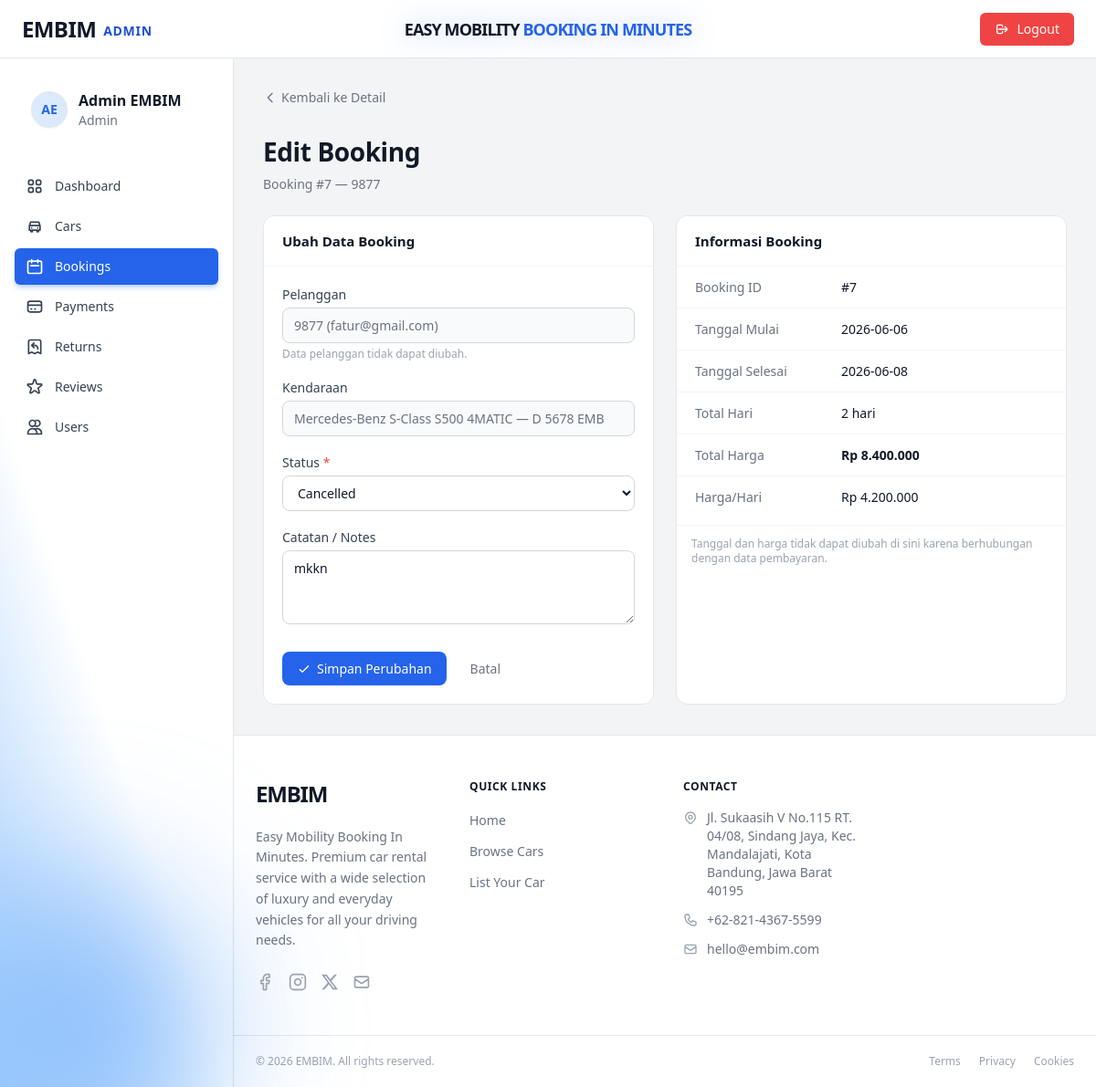
Screenshot of /admin/index.php?page=edit_booking&id=7 (signed in) with the database file from the repository.
### tables this page shows
CREATE TABLE `bookings` (
  `id` int(11) NOT NULL,
  `user_id` int(11) NOT NULL,
  `car_id` int(11) NOT NULL,
  `start_date` date NOT NULL,
  `end_date` date NOT NULL,
  `total_days` smallint(6) NOT NULL DEFAULT 1,
  `total_price` decimal(14,2) NOT NULL,
  `status` enum('pending','confirmed','ongoing','completed','cancelled') DEFAULT 'pending',
  `notes` text DEFAULT NULL,
  `identity_photo` varchar(255) DEFAULT NULL,
  `payment_method` enum('transfer_bank_bri','transfer_bank_mandiri','shopeepay','dana','ovo','gopay','transfer_bank_bni','transfer_bank_bca','transfer_bank_seabank') DEFAULT NULL,
  `payment_status` enum('unpaid','paid','refunded') DEFAULT 'unpaid',
  `payment_proof` varchar(255) DEFAULT NULL,
  `paid_at` datetime DEFAULT NULL,
  `created_at` datetime DEFAULT current_timestamp(),
  `updated_at` datetime DEFAULT current_timestamp() ON UPDATE current_timestamp()
);

CREATE TABLE `users` (
  `id` int(11) NOT NULL,
  `full_name` varchar(100) NOT NULL,
  `email` varchar(150) NOT NULL,
  `password` varchar(255) NOT NULL COMMENT 'bcrypt hash',
  `phone` varchar(20) DEFAULT NULL,
  `address` text DEFAULT NULL,
  `role` enum('admin','user') NOT NULL DEFAULT 'user',
  `photo_profile` varchar(100) DEFAULT NULL,
  `photo_ktp` varchar(100) DEFAULT NULL,
  `photo_sim` varchar(100) DEFAULT NULL,
  `created_at` datetime NOT NULL DEFAULT current_timestamp(),
  `updated_at` datetime NOT NULL DEFAULT current_timestamp() ON UPDATE current_timestamp()
);

CREATE TABLE `cars` (
  `id` int(11) NOT NULL,
  `brand` varchar(80) NOT NULL,
  `model` varchar(100) NOT NULL,
  `year` year(4) NOT NULL,
  `license_plate` varchar(20) NOT NULL,
  `price_per_day` decimal(12,2) NOT NULL,
  `status` enum('available','booked','maintenance') NOT NULL DEFAULT 'available',
  `transmission` enum('automatic','manual') NOT NULL DEFAULT 'automatic',
  `fuel_type` enum('gasoline','diesel','electric','hybrid') NOT NULL DEFAULT 'gasoline',
  `seats` tinyint(4) NOT NULL DEFAULT 5,
  `description` text DEFAULT NULL,
  `photo` varchar(255) DEFAULT NULL COMMENT 'Nama file gambar di folder assets/images',
  `created_at` datetime NOT NULL DEFAULT current_timestamp(),
  `updated_at` datetime NOT NULL DEFAULT current_timestamp() ON UPDATE current_timestamp()
);

### admin/index.php (called while the page is built, shortened)
<?php
    require_once __DIR__ . '/config/database.php';
    require_once __DIR__ . '/controllers/AdminBookingController.php';
    $page = $_GET['page'] ?? 'dashboard';
    match ($page) {
        'add_car'               => (new DashboardController())->addCar(),
        'edit_car'              => (new DashboardController())->editCar(),
        'delete_car'            => (new DashboardController())->deleteCar(),
        'manage_cars'           => (new DashboardController())->manageCars(),
        'manage_bookings'       => (new AdminBookingController())->manageBookings(),
        'manage_payments'       => (new DashboardController())->managePayments(),
        'payment_detail'        => (new DashboardController())->paymentDetail(),
        'edit_payment'          => (new DashboardController())->editPayment(),
        'booking_detail'        => (new AdminBookingController())->bookingDetail(),
        'edit_booking'          => (new AdminBookingController())->editBooking(),
        'delete_booking'        => (new AdminBookingController())->deleteBooking(),
        'manage_users'          => (new UserController())->manageUsers(),
        'manage_returns'        => (new AdminReturnController())->manageReturns(),
        'add_return'            => (new AdminReturnController())->addReturn(),
        'return_detail'         => (new AdminReturnController())->returnDetail(),
        'edit_return'           => (new AdminReturnController())->editReturn(),
        'delete_return'         => (new AdminReturnController())->deleteReturn(),
        'manage_reviews'        => (new AdminReviewController())->manageReviews(),
        'edit_review'           => (new AdminReviewController())->editReview(),
        'delete_review'         => (new AdminReviewController())->deleteReview(),
        'edit_profile'          => (new ProfileController())->editProfile(),
        default                 => (new DashboardController())->dashboard(),
    };

### admin/config/database.php (called while the page is built, shortened)
<?php
function getPDO(): PDO {
    static $pdo = null;
    if ($pdo === null) {
        $dsn = sprintf('mysql:host=%s;dbname=%s;charset=%s', DB_HOST, DB_NAME, DB_CHARSET);
        $pdo = new PDO($dsn, DB_USER, DB_PASS, [
            PDO::ATTR_ERRMODE            => PDO::ERRMODE_EXCEPTION,
            PDO::ATTR_DEFAULT_FETCH_MODE => PDO::FETCH_ASSOC,
            PDO::ATTR_EMULATE_PREPARES   => false,
        ]);
    }
    return $pdo;
}

### admin/models/BookingModel.php (called while the page is built, shortened)
<?php
require_once __DIR__ . '/../config/database.php';
class BookingModel
{
    private PDO $pdo;
    public function __construct()
    {
        $this->pdo = getPDO();
    }
    public function getBookingById(int $id): ?array
    {
        $stmt = $this->pdo->prepare("
            SELECT
                b.`id`, b.`user_id`, b.`car_id`,
                b.`start_date`, b.`end_date`, b.`total_days`,
                b.`total_price`, b.`status`, b.`notes`,
                b.`created_at`, b.`updated_at`,
                u.`full_name`  AS customer_name,
                u.`email`      AS customer_email,
                u.`phone`      AS customer_phone,
                u.`photo_profile`,
                CONCAT(c.`brand`, ' ', c.`model`) AS car_name,
                c.`license_plate`,
                c.`price_per_day`
            FROM `bookings` b
            JOIN `users` u ON u.`id` = b.`user_id`
            JOIN `cars`  c ON c.`id` = b.`car_id`
            WHERE b.`id` = :id
            LIMIT 1
        ");
        $stmt->execute([':id' => $id]);
        $row = $stmt->fetch();
        return $row ?: null;
    }
}

### admin/views/booking_edit_form.php (the view, shortened to what this page needs)
<?php require_once __DIR__ . '/partials/layout_top.php'; ?>
<div class="space-y-6">
  <div>
    <a href="?page=booking_detail&id=<?= (int)$booking['id'] ?>" class="back-link">
      <svg xmlns="http://www.w3.org/2000/svg" class="h-4 w-4" fill="none" viewBox="0 0 24 24" stroke="currentColor" stroke-width="2"><path stroke-linecap="round" stroke-linejoin="round" d="M15 19l-7-7 7-7"/></svg>
      Kembali ke Detail
    </a>
  </div>
  <div class="page-heading">
    <h1>Edit Booking</h1>
    <p>Booking #<?= (int)$booking['id'] ?> — <?= htmlspecialchars($booking['customer_name']) ?></p>
  </div>
  <div class="grid grid-cols-1 md:grid-cols-2 gap-6" style="max-width:900px;">
    <div class="card">
      <div class="card-header"><span class="card-title">Ubah Data Booking</span></div>
      <div class="card-body">
        <form method="POST" action="?page=edit_booking&id=<?= (int)$booking['id'] ?>">
          <div style="margin-bottom:18px;">
            <label class="form-label">Pelanggan</label>
            <input type="text" class="form-control"
                   value="<?= htmlspecialchars($booking['customer_name']) ?> (<?= htmlspecialchars($booking['customer_email']) ?>)"
                   disabled style="background:#f9fafb;color:#6b7280;" />
            <p class="text-xs text-gray-400 mt-1">Data pelanggan tidak dapat diubah.</p>
          </div>
          <div style="margin-bottom:18px;">
            <label class="form-label">Kendaraan</label>
            <input type="text" class="form-control"
                   value="<?= htmlspecialchars($booking['car_name']) ?> — <?= htmlspecialchars($booking['license_plate']) ?>"
                   disabled style="background:#f9fafb;color:#6b7280;" />
          </div>
          <div style="margin-bottom:18px;">
            <label class="form-label" for="status">Status <span style="color:#ef4444;">*</span></label>
            <select name="status" id="status" class="form-control" required>
              <?php
                $statuses = ['confirmed', 'ongoing', 'completed', 'cancelled'];
                $current  = $_POST['status'] ?? $booking['status'];
                foreach ($statuses as $s):
              ?>
              <option value="<?= $s ?>" <?= $current === $s ? 'selected' : '' ?>><?= ucfirst($s) ?></option>
              <?php endforeach; ?>
            </select>
          </div>
          <div style="margin-bottom:24px;">
            <label class="form-label" for="notes">Catatan / Notes</label>
            <textarea name="notes" id="notes" class="form-control" rows="3"
                      placeholder="Opsional"><?= htmlspecialchars($_POST['notes'] ?? $booking['notes'] ?? '') ?></textarea>
          </div>
          <div style="display:flex;gap:10px;">
            <button type="submit" class="btn btn-primary">
              <svg xmlns="http://www.w3.org/2000/svg" class="h-4 w-4" fill="none" viewBox="0 0 24 24" stroke="currentColor" stroke-width="2"><path stroke-linecap="round" stroke-linejoin="round" d="M5 13l4 4L19 7"/></svg>
              Simpan Perubahan
            </button>
            <a href="?page=booking_detail&id=<?= (int)$booking['id'] ?>" class="btn btn-ghost">Batal</a>
          </div>
        </form>
      </div>
    </div>
    <div class="card">
      <div class="card-header"><span class="card-title">Informasi Booking</span></div>
      <dl class="detail-dl">
        <div class="detail-row"><dt>Booking ID</dt><dd>#<?= (int)$booking['id'] ?></dd></div>
        <div class="detail-row"><dt>Tanggal Mulai</dt><dd><?= htmlspecialchars($booking['start_date']) ?></dd></div>
        <div class="detail-row"><dt>Tanggal Selesai</dt><dd><?= htmlspecialchars($booking['end_date']) ?></dd></div>
        <div class="detail-row"><dt>Total Hari</dt><dd><?= (int)$booking['total_days'] ?> hari</dd></div>
        <div class="detail-row">
          <dt>Total Harga</dt>
          <dd><strong>Rp <?= number_format((float)$booking['total_price'], 0, ',', '.') ?></strong></dd>
        </div>
        <div class="detail-row"><dt>Harga/Hari</dt><dd>Rp <?= number_format((float)$booking['price_per_day'], 0, ',', '.') ?></dd></div>
      </dl>
      <div style="padding:12px 16px 0;border-top:1px solid #f3f4f6;margin-top:8px;">
        <p class="text-xs text-gray-400">Tanggal dan harga tidak dapat diubah di sini karena berhubungan dengan data pembayaran.</p>
      </div>
    </div>
  </div>
</div>
<?php require_once __DIR__ . '/partials/layout_bottom.php'; ?>

### admin/style/style.css (style rules this page uses)
:root { --color-primary: #2563eb; --color-primary-hover: #1d4ed8; --color-primary-light: #eff6ff; --color-primary-ring: rgba(37,99,235,.35); --color-danger: #ef4444; --color-danger-hover: #dc2626; --color-danger-light: #fef2f2; --color-success: #22c55e; --color-success-light: #f0fdf4; --color-warning-light: #fefce8; --color-purple-light: #faf5ff; --color-border: #e5e7eb; --color-border-soft: #f3f4f6; --color-bg: #f3f4f6; --color-bg-white: #ffffff; --color-text: #111827; --color-text-muted: #6b7280; --color-text-subtle: #9ca3af; --radius-sm: 4px; --radius-md: 8px; --radius-lg: 12px; --radius-xl: 16px; --radius-2xl: 24px; --shadow-sm: 0 1px 2px rgba(0,0,0,.06); --shadow-md: 0 4px 16px rgba(0,0,0,.10); --shadow-lg: 0 8px 32px rgba(0,0,0,.14); --transition: 150ms ease; --sidebar-w: 256px; --topbar-h: 64px; }
*, *::before, *::after { box-sizing: border-box; }
html { height: 100%; }
body { margin: 0; font-family: ui-sans-serif, system-ui, -apple-system, "Segoe UI", Roboto, "Helvetica Neue", Arial, sans-serif; background-color: var(--color-bg); color: var(--color-text); -webkit-font-smoothing: antialiased; -moz-osx-font-smoothing: grayscale; }
a { color: inherit; text-decoration: none; }
button, input, select, textarea { font-family: inherit; }
.btn { display: inline-flex; align-items: center; gap: 6px; padding: 8px 16px; border-radius: var(--radius-md); font-size: 14px; font-weight: 500; border: none; cursor: pointer; transition: background var(--transition), color var(--transition), box-shadow var(--transition); text-decoration: none; }
.btn-primary { background: var(--color-primary); color: #fff; }
.btn-ghost { background: transparent; color: var(--color-text-muted); }
.form-label { display: block; font-size: 14px; font-weight: 500; color: #374151; margin-bottom: 4px; }
.form-control { width: 100%; border: 1px solid #d1d5db; border-radius: var(--radius-md); padding: 8px 12px; font-size: 14px; color: var(--color-text); background: var(--color-bg-white); transition: border-color var(--transition), box-shadow var(--transition); }
.form-control::placeholder { color: var(--color-text-subtle); }
select.form-control { background-image: none; }
.card { background: var(--color-bg-white); border: 1px solid var(--color-border); border-radius: var(--radius-lg); overflow: hidden; }
.card-header { padding: 16px 20px; border-bottom: 1px solid var(--color-border-soft); display: flex; align-items: center; justify-content: space-between; }
.card-title { font-size: 15px; font-weight: 600; color: var(--color-text); }
.card-body { padding: 20px; }
.detail-dl .detail-row { display: flex; gap: 16px; padding: 12px 20px; border-bottom: 1px solid var(--color-border-soft); }
.detail-dl .detail-row:last-child { border-bottom: none; }
.detail-dl dt { font-size: 14px; color: var(--color-text-muted); width: 144px; flex-shrink: 0; }
.detail-dl dd { font-size: 14px; color: var(--color-text); margin: 0; }
.back-link { display: inline-flex; align-items: center; gap: 4px; font-size: 14px; color: var(--color-text-muted); transition: color var(--transition); }
.page-heading h1 { font-size: 28px; font-weight: 700; letter-spacing: -.4px; color: var(--color-text); margin: 0; }
.page-heading p { font-size: 14px; color: var(--color-text-muted); margin: 4px 0 0; }

### rows the page displays
bookings: id "7", user.full_name "9877", user.email "9877 (fatur@gmail.com)", car.license_plate "Mercedes-Benz S-Class S500 4MATIC — D 5678 EMB", status "Cancelled", notes "mkkn", start_date "2026-06-06", end_date "2026-06-08", total_days "2", total_price "8.400.000", car.price_per_day "4.200.000"

### other values shown
$adminInitials "AE"
$adminName "Admin EMBIM"
$link['label'] "Dashboard"
$link['label'] "Cars"
$link['label'] "Bookings"
$link['label'] "Payments"
$link['label'] "Returns"
$link['label'] "Reviews"
$link['label'] "Users"
